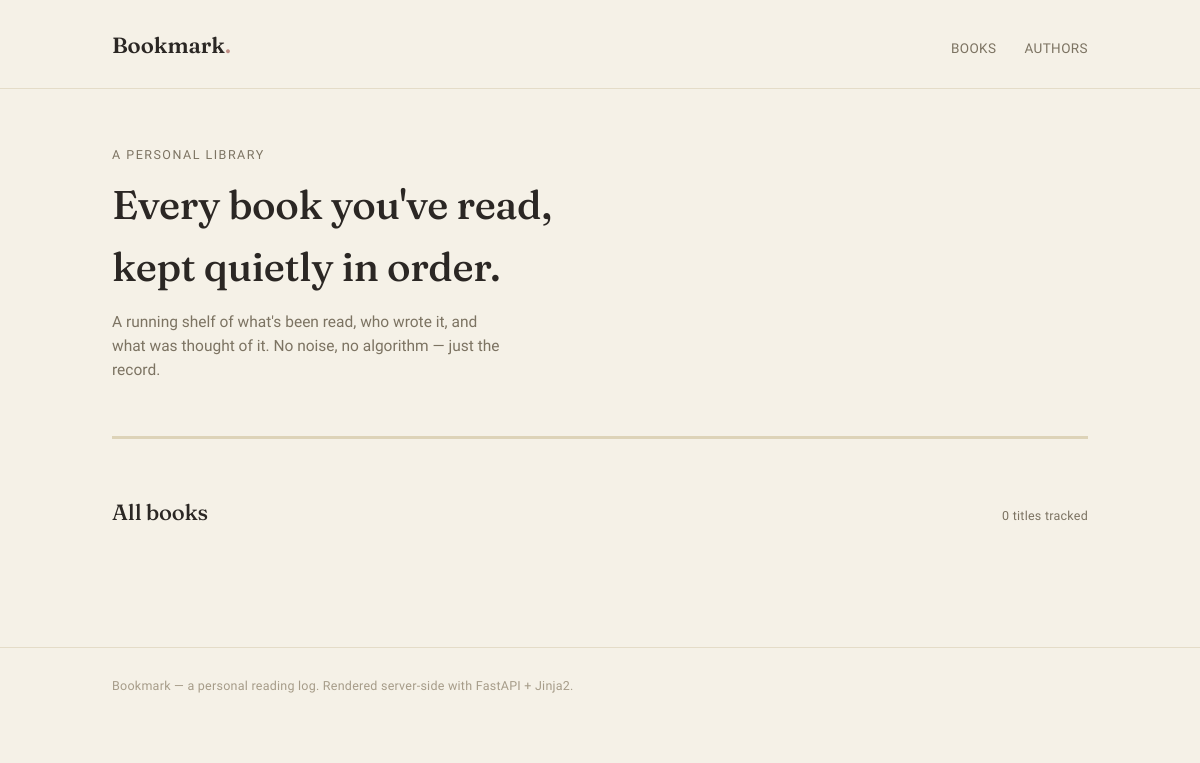
Page /home on the earlier database version.
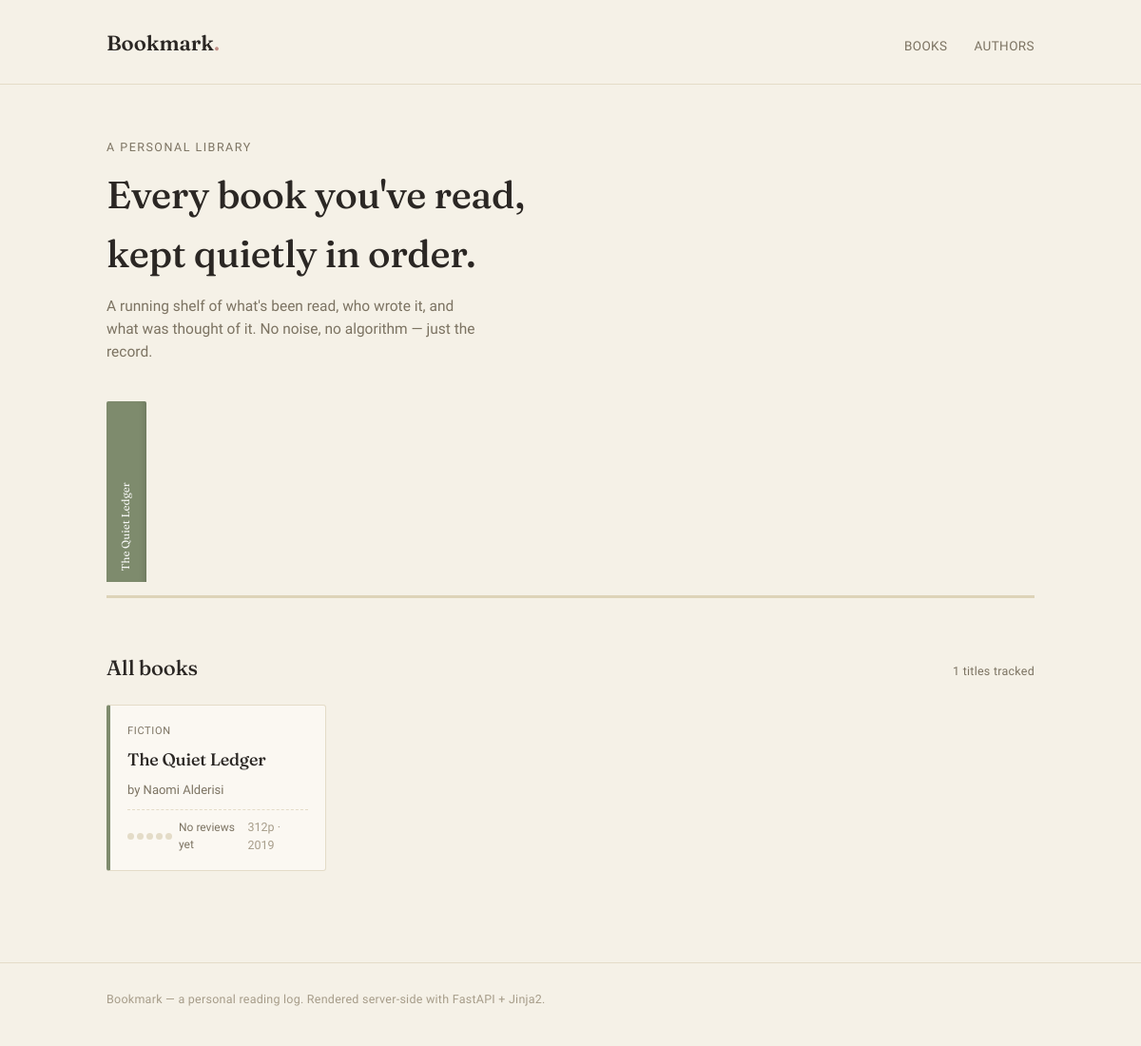
Same page on the later database version.
### models.py (models this page shows)
class Book(Base):
    __tablename__ = 'books'
    id: Mapped[int] = mapped_column(Integer, primary_key=True, index=True)
    title: Mapped[str] = mapped_column(String(200), nullable=False)
    genre: Mapped[str] = mapped_column(String(200), nullable=False)
    pages: Mapped[int] = mapped_column(Integer, nullable=False)
    year: Mapped[int] = mapped_column(Integer, nullable=False)
    description: Mapped[str | None] = mapped_column(Text, nullable=True)
    author_id: Mapped[int] = mapped_column(ForeignKey("authors.id"), nullable=False)        # Foreign Key
    author: Mapped["Author"] = relationship(back_populates="books")
    reviews: Mapped[list["Review"]] = relationship(back_populates="book", cascade="all, delete-orphan")

class Author(Base):
    __tablename__ = "authors"
    id: Mapped[int] = mapped_column(primary_key=True, index=True)
    name: Mapped[str] = mapped_column(String(100), nullable=False)
    bio: Mapped[str | None] = mapped_column(String(500), nullable=True)
    initials: Mapped[str | None] = mapped_column(String(10), nullable=True)
    books: Mapped[list["Book"]] = relationship(back_populates="author", cascade="all, delete-orphan")

### main.py (the view)
@app.get("/", include_in_schema=False)
@app.get("/home", include_in_schema=False)
def home(request: Request, db: Annotated[Session, Depends(get_db)]):
    result = db.execute(select(models.Author))
    authors = result.scalars().all()
    result = db.execute(select(models.Book))
    books = result.scalars().all()
    return templates.TemplateResponse(
        request,
        "index.html",
        {"authors" : authors, "books" : books}
    )

### templates/index.html (shortened to what this page needs)
{% extends "base.html" %}
{% block content %}
{% set genre_tone = {
  'Fiction': 'sage',
  'Historical Fiction': 'ochre',
  'Poetry': 'rose',
  'Essays': 'rose',
  'Nonfiction': 'slate',
  'Fantasy': 'plum'
} %}
<div class="wrap">
  <section class="hero">
    <div class="eyebrow">A personal library</div>
    <h1>Every book you've read,<br>kept quietly in order.</h1>
    <p class="sub">A running shelf of what's been read, who wrote it, and what was thought of it. No noise, no algorithm — just the record.</p>
    <div class="shelf" aria-label="Browse by spine">
      {% for book in books[:10] %}
        <a class="spine tone-{{ genre_tone.get(book.genre, 'sage') }}" href="/books/{{ book.id }}" title="{{ book.title }}">
          <span class="spine-label">{{ book.title }}</span>
        </a>
      {% endfor %}
    </div>
  </section>
  <section>
    <div class="section-head">
      <h2>All books</h2>
      <span class="count-tag">{{ books|length }} titles tracked</span>
    </div>
    <div class="grid">
      {% for book in books %}
        {% set author = authors | selectattr('id', 'equalto', book.author_id) | first %}
        {% set review_count = book.reviews|length %}
        {% set avg = (book.reviews | sum(attribute='rating') / review_count) if review_count > 0 else None %}
        {% set rounded = avg|round(0, 'common')|int if avg else 0 %}
        <a class="card tone-{{ genre_tone.get(book.genre, 'sage') }}" href="/books/{{ book.id }}">
          <span class="tag-genre">{{ book.genre }}</span>
          <h3>{{ book.title }}</h3>
          <span class="by">by {{ author.name if author else "Unknown" }}</span>
          <div class="meta">
            <span class="rating-line">
              <span class="dots">
                {% for i in range(1, 6) %}
                  <span class="dot {{ 'filled' if i <= rounded else '' }}"></span>
                {% endfor %}
              </span>
              {% if avg %}
                <span class="num">{{ "%.1f"|format(avg) }}</span>
                <span>({{ review_count }})</span>
              {% else %}
                <span>No reviews yet</span>
              {% endif %}
            </span>
            <span>{{ book.pages }}p · {{ book.year }}</span>
          </div>
        </a>
      {% endfor %}
    </div>
  </section>
</div>
{% endblock %}

Differences in the rows shown:
added Book: title "The Quiet Ledger", genre "FICTION", pages "312", year "2019"
now on this page (row unchanged): Author: name "Naomi Alderisi"
Other differences:
{{ books|length }}: "0" → "1"
